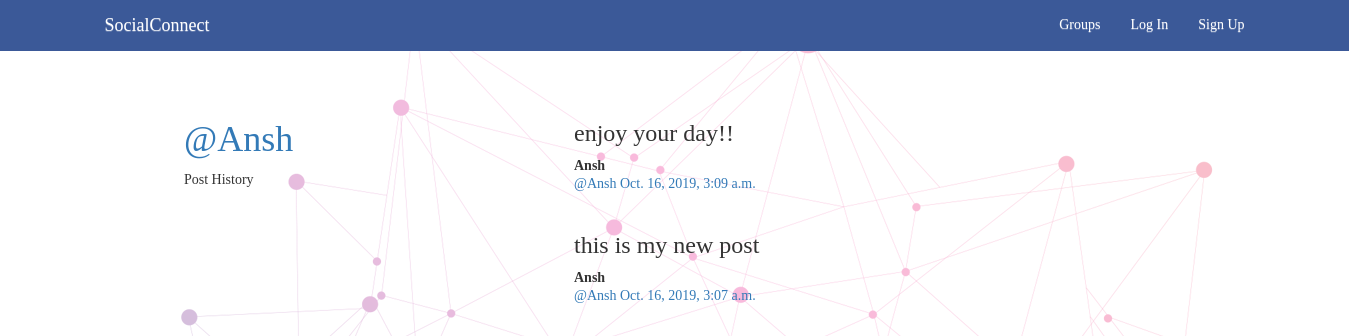
Before: /posts/by/Ansh with the older database file.
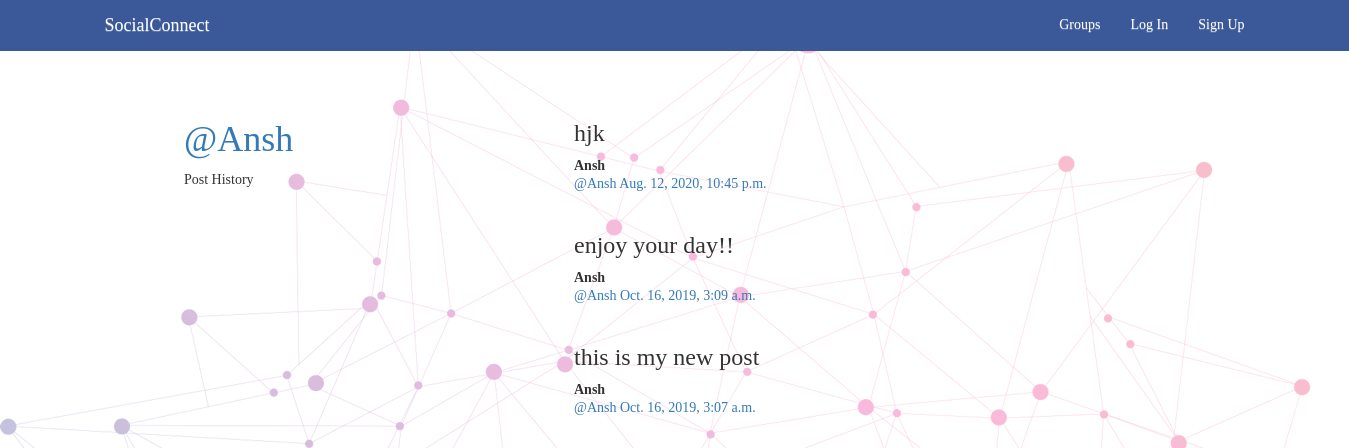
After: the same page with the newer database file.
### posts/models.py (models this page shows, shortened)
class Post(models.Model):
    user = models.ForeignKey(User, related_name ='posts')
    created_at = models.DateTimeField(auto_now= True)
    message = models.TextField()
    message_html = models.TextField(editable =False)
    group = models.ForeignKey(Group,related_name ='posts',null = True, blank = True)
    class Meta:
        ordering = ["-created_at"]
        unique_together =['user','message']

### posts/views.py (the view)
# urls.py: url(r'by/(?P<username>[-\w]+)',views.UserPosts.as_view(), name='for_user'),
class UserPosts(generic.ListView):
    model = models.Post
    template_name = 'posts/user_post_list.html'
    def get_queryset(self):
        try:
            self.post_user = User.objects.prefetch_related('posts').get(username__iexact = self.kwargs.get('username'))
        except User.DoesNotExist:
            raise Http404
        else:
            return self.post_user.posts.all()
    def get_context_data(self,**kwargs):
        context = super().get_context_data(**kwargs)
        context['post_user'] = self.post_user
        return context

### posts/templates/posts/user_post_list.html
{% extends "posts/post_base.html" %}
{% block prepost %}
<div class="col-md-4">
	<a href="{% url 'accounts:verifyprofile' username=post_user.username  %}"><h1>@{{ post_user.username }}</h1></a>
	<p>Post History</p>
</div>
{% endblock %}
{% block post_content %}
<div class="col-md-8">
	{% for post in post_list %}
		{% include "posts/_post.html" %}
	{% endfor %}
</div>
{% endblock %}

### posts/templates/posts/post_base.html (shortened to what this page needs)
{% extends "base.html" %}
{% block content %}
<div class="posts-page">
  <div class="container">
    <div class="row">
        {% block prepost %}{% endblock %}
        {% block post_content %}{% endblock %}
    </div>
  </div>
</div>
{% endblock %}

### templates/base.html (shortened to what this page needs)
<!DOCTYPE html>
{% load staticfiles %}
<html lang="en" dir="ltr">
  <head>
    <link rel="stylesheet" href="https://maxcdn.bootstrapcdn.com/bootstrap/3.3.7/css/bootstrap.min.css">
    <link rel="stylesheet" href="https://maxcdn.bootstrapcdn.com/bootstrap/3.3.7/css/bootstrap-theme.min.css">
    <link href="{% static "simplesocial/css/master.css" %}" rel="stylesheet">
  </head>
  <body>
    <nav class='navbar mynav navbar-fixed-top' role ='navigation'  id ='navbar' >
      <div class="container">
        <a class ='navbar-brand mynav' href="{% url 'home' %}" style="color:white"> SocialConnect</a>
        <ul class ='nav navbar-nav navbar-right'>
          {% if user.is_authenticated %}
            <li><a href="{% url 'posts:create' %}" style="color:white">Post</a></li>
            <li><a href="{% url 'groups:all' %}" style="color:white">Groups</a></li>
            <li><a href="{% url 'groups:create' %}" style="color:white">Create Group</a></li>
            <li><a href="{% url 'accounts:verifyprofile' username=user.username  %}" style="color:white">Complete Profile</a></li>
            <li><a href="{% url 'accounts:logout' %}" style="color:white">Log Out</a></li>
          {% else %}
            <li><a href="{% url 'groups:all' %}" style="color:white">Groups</a></li>
            <li><a href="{% url 'accounts:login' %}" style="color:white">Log In</a></li>
            <li><a href="{% url 'accounts:signup' %}" style="color:white">Sign Up</a></li>
          {% endif %}
        </ul>
      </div>
    </nav>
    <br>
    <br>
    <br>
    <br>
    <br>
    <div class="container">
      {% block content %}
      {% endblock %}
    </div>
  </body>
</html>

### posts/templates/posts/_post.html (shortened to what this page needs)
<div class="post media">
  <h3>{{post.message_html|safe }}</h3>
  <div class="media-body">
    <strong>{{post.user.username}}</strong>
    <h5 class ="media-heading">
    <span class="username">
      <a href="{% url 'posts:for_user' username=post.user.username %}">@{{ post.user.username }}</a>
    </span>
    <time class="time" >
      <a href="{% url 'posts:single' username=post.user.username pk=post.pk %}">{{ post.created_at }}
      </a>
    </time>
    </h5>
  </div>
</div>

### static/simplesocial/css/master.css (style rules this page uses)
body { background-image: linear-gradient(rgba(255,255,255,.7), rgba(255,255,255,.7)),url('/static/simplesocial/images/backgd.png'); background-repeat:repeat; padding-left: 11em; padding-right: 20em; font-family: Georgia, "Times New Roman", Times, serif; }
#navbar { background-color: #3b5998 }

Changed rows visible on the page:
added Post: message_html "hjk", user.username "Ansh", created_at "Aug. 12, 2020, 10:45 p.m."
